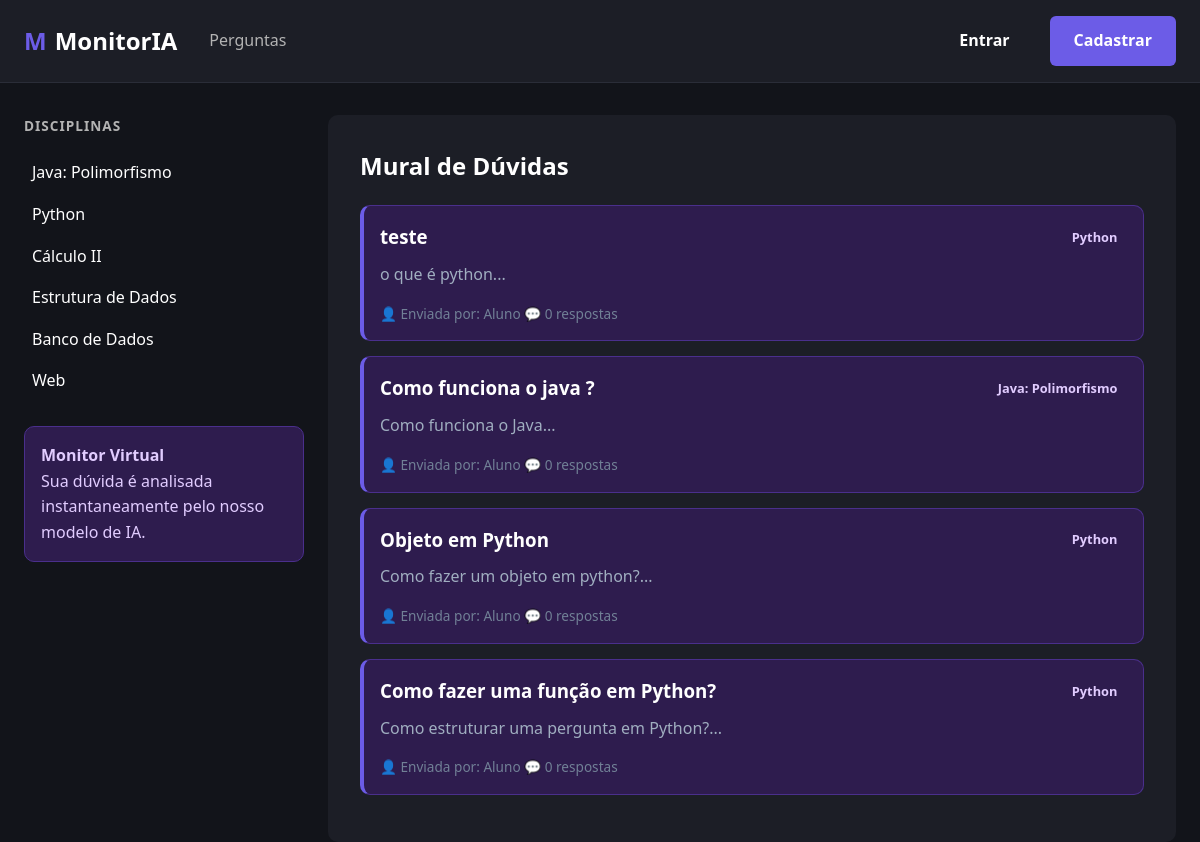
Before: / with the older database file.
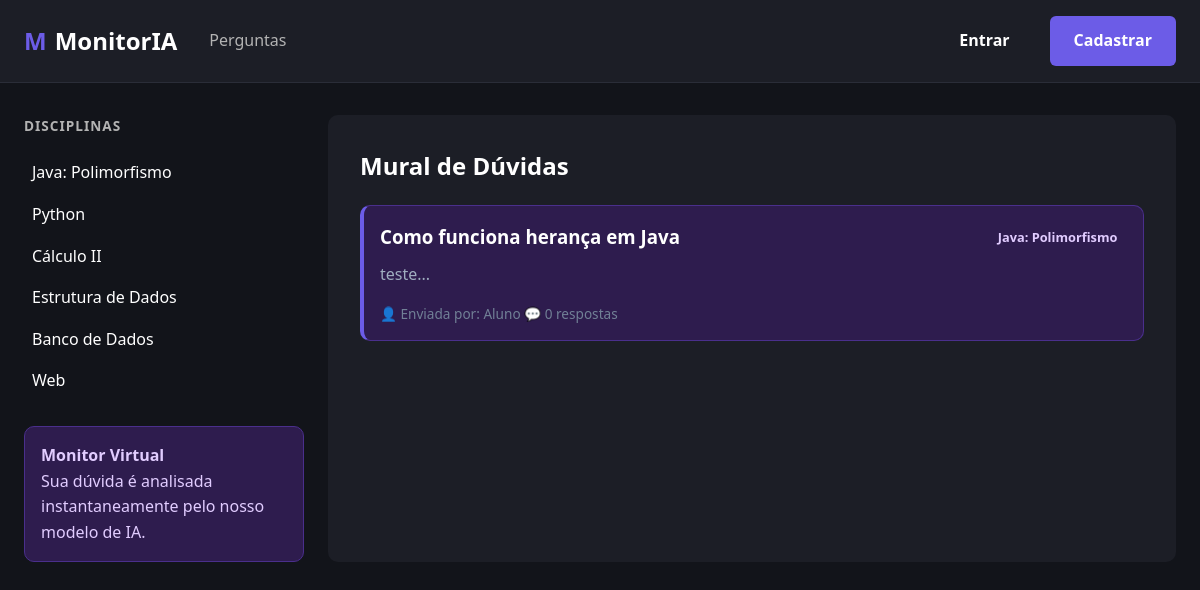
After: the same page with the newer database file.
### modelos/entidades.py (models this page shows)
class Pergunta(banco.Model):
    __tablename__ = 'perguntas'
    id = banco.Column(banco.Integer, primary_key=True)
    titulo = banco.Column(banco.String(200), nullable=False)
    corpo = banco.Column(banco.Text, nullable=False)
    disciplina = banco.Column(banco.String(100), nullable=False)
    usuario_id = banco.Column(banco.Integer, banco.ForeignKey('usuarios.id'), nullable=False)
    data_criacao = banco.Column(banco.DateTime, default=datetime.utcnow)
    respostas = banco.relationship('Resposta', backref='pergunta', lazy=True)

### controles/rotas_perguntas.py (the view)
@blueprint_perguntas.route('/')
def base():
    return render_template('home.html',
                           perguntas=servico.listar_todas(),
                           disciplinas=servico.listar_disciplinas())

### repositorios/repositorio_pergunta.py (called while the page is built)
    def buscar_todas(self) -> list[Pergunta]:
        return Pergunta.query.order_by(Pergunta.data_criacao.desc()).all()

### servicos/servico_pergunta.py (called while the page is built)
    def listar_todas(self) -> list[Pergunta]:
        return self.repositorio.buscar_todas()

    def listar_disciplinas(self) -> list[str]:
        return ["Java: Polimorfismo", "Python", "Cálculo II", "Estrutura de Dados", "Banco de Dados", "Web"]

### templates/home.html (shortened to what this page needs)
{% extends 'base.html' %}
{% block content %}
<h2 style="color: white; margin-bottom: 20px;">Mural de Dúvidas</h2>
{% if perguntas %}
    {% for pergunta in perguntas %}
        <div class="box-ia" style="margin-bottom: 15px; border-left: 4px solid var(--roxo-principal);">
            <div style="display: flex; justify-content: space-between; align-items: center;">
                <h3 style="margin: 0;">
                    <a href="{{ url_for('perguntas.ver_pergunta', id=pergunta.id) }}" style="color: white; text-decoration: none;">
                        {{ pergunta.titulo }}
                    </a>
                </h3>
                <span class="badge">{{ pergunta.disciplina }}</span>
            </div>
            <p style="color: #a0aec0; margin-top: 10px;">{{ pergunta.corpo[:120] }}...</p>
            <div style="margin-top: 15px; font-size: 0.85rem; color: #718096;">
                <span>👤 Enviada por: {{ pergunta.usuario.nome if pergunta.usuario else 'Aluno' }}</span>
                <span>💬 {{ pergunta.respostas|length }} respostas</span>
            </div>
        </div>
    {% endfor %}
{% else %}
    <div class="box-ia" style="text-align: center;">
        <p>Não há perguntas registradas no momento.</p>
    </div>
{% endif %}
{% endblock %}

### templates/base.html (shortened to what this page needs)
<!DOCTYPE html>
<html lang="pt-br">
<head>
    <link rel="stylesheet" href="{{ url_for('static', filename='css/estilos.css') }}">
</head>
<body>
    <header>
        <div class="container header-top">
            <div class="header-brand">
                <div class="logo"><span class="logo-m">M</span> MonitorIA</div>
                <nav>
                    <ul>
                        <li><a href="{{ url_for('perguntas.base') }}">Perguntas</a></li>
                    </ul>
                </nav>
            </div>
            <div class="header-acoes">
                {% if session.get('usuario_id') %}
                    {% if session.get('usuario_papel') == 'aluno' %}
                        <a href="{{ url_for('perguntas.fazer_pergunta') }}" class="btn btn-roxo">+ Nova Pergunta</a>
                    {% else %}
                        <span style="color: var(--roxo-principal); margin-right: 15px; font-weight: bold; font-size: 0.9rem;">
                            🛡️ MODO MONITOR
                        </span>
                    {% endif %}
                    <a href="{{ url_for('auth.dashboard') }}" class="user-badge" title="Meu Painel">
                         {{ session.get('usuario_nome')[:2] | upper }}
                    </a>
                    <a href="{{ url_for('auth.logout') }}" style="margin-left: 10px; color: var(--laranja-alerta); font-size: 0.8rem; text-decoration: none;">Sair</a>
                {% else %}
                    <a href="{{ url_for('auth.login') }}" class="btn" style="color: white; text-decoration: none;">Entrar</a>
                    <a href="{{ url_for('auth.cadastro') }}" class="btn btn-roxo">Cadastrar</a>
                {% endif %}
            </div>
        </div>
    </header>
    <div class="container">
        <main>
            <aside class="sidebar">
                <section class="sidebar-sessao">
                    <h3>DISCIPLINAS</h3>
                    <ul>
                        {% if disciplinas %}
                            {% for disc in disciplinas %}
                                <li><a href="#">{{ disc }}</a></li>
                            {% endfor %}
                        {% else %}
                            <li><a href="#">Carregando tópicos...</a></li>
                        {% endif %}
                    </ul>
                </section>
                <div class="box-ia sidebar-info">
                    <h4>Monitor Virtual</h4>
                    <p>Sua dúvida é analisada instantaneamente pelo nosso modelo de IA.</p>
                </div>
            </aside>
            <section class="conteudo">
                {% block content %}{% endblock %}
            </section>
        </main>
    </div>
</body>
</html>

### static/css/estilos.css (style rules this page uses)
:root { --bg-fundo: #12141a; --bg-card: #1c1e26; --bg-ia: #2e1c4e; --texto-principal: #ffffff; --texto-secundario: #b3b3b3; --texto-ia: #e1ccff; --roxo-principal: #6c5ce7; --roxo-hover: #5a4bcf; --roxo-badge: #d1b1ff; --verde-resolvido: #4ade80; --laranja-alerta: #ffac33; --gap-padrao: 1.5rem; --raio-padrao: 10px; }
* { box-sizing: border-box; margin: 0; padding: 0; }
body { font-family: 'Segoe UI', Tahoma, Geneva, Verdana, sans-serif; background-color: var(--bg-fundo); color: var(--texto-principal); line-height: 1.6; }
.container { max-width: 1200px; margin: 0 auto; padding: 0 var(--gap-padrao); }
main { margin-top: 2rem; display: grid; grid-template-columns: 280px 1fr; gap: var(--gap-padrao); }
header { background-color: var(--bg-card); padding: 1rem 0; border-bottom: 1px solid #2a2d38; }
header .container { display: flex; justify-content: space-between; align-items: center; }
.logo { font-size: 1.5rem; font-weight: bold; display: flex; align-items: center; gap: 0.5rem; }
.logo-m { color: var(--roxo-principal); }
nav ul { list-style: none; display: flex; gap: 1.5rem; }
nav a { text-decoration: none; color: var(--texto-secundario); font-weight: 500; }
.header-acoes { display: flex; align-items: center; gap: 1rem; }
.btn { padding: 0.75rem 1.5rem; border: none; border-radius: 6px; cursor: pointer; font-weight: 600; transition: background-color 0.2s; text-decoration: none; display: inline-block; }
.btn-roxo { background-color: var(--roxo-principal); color: #fff; }
.sidebar { display: flex; flex-direction: column; gap: 1.5rem; }
.sidebar-sessao h3 { text-transform: uppercase; font-size: 0.85rem; color: var(--texto-secundario); letter-spacing: 1px; margin-bottom: 1rem; }
.sidebar-sessao ul { list-style: none; }
.sidebar-sessao li { padding: 0.5rem; border-radius: var(--raio-padrao); cursor: pointer; }
.sidebar-sessao a { text-decoration: none; color: var(--texto-principal); display: flex; justify-content: space-between; }
.conteudo { background-color: var(--bg-card); padding: 2rem; border-radius: var(--raio-padrao); }
.box-ia { background-color: var(--bg-ia); border: 1px solid #4a2f8c; border-radius: var(--raio-padrao); padding: 1rem; color: var(--texto-ia); }
.header-top { display: flex; justify-content: space-between; align-items: center; gap: 1rem; }
.header-brand { display: flex; align-items: center; gap: 2rem; }
.badge { display: inline-flex; align-items: center; gap: 0.4rem; padding: 0.45rem 0.75rem; border-radius: 999px; font-size: 0.9rem; font-weight: 600; }
.badge { padding: 0.2rem 0.6rem; border-radius: 4px; font-size: 0.8rem; font-weight: 600; }

Changed rows visible on the page:
removed Pergunta: titulo "teste", disciplina "Python", corpo "o que é python", usuario "Aluno", respostas|length "0"
removed Pergunta: titulo "Como funciona o java ?", disciplina "Java: Polimorfismo", corpo "Como funciona o Java", usuario "Aluno", respostas|length "0"
removed Pergunta: titulo "Objeto em Python", disciplina "Python", corpo "Como fazer um objeto em python?", usuario "Aluno", respostas|length "0"
changed Pergunta: titulo "Como fazer uma função em Python?" → "Como funciona herança em Java"; disciplina "Python" → "Java: Polimorfismo"; corpo "Como estruturar uma pergunta em Python?" → "teste"
